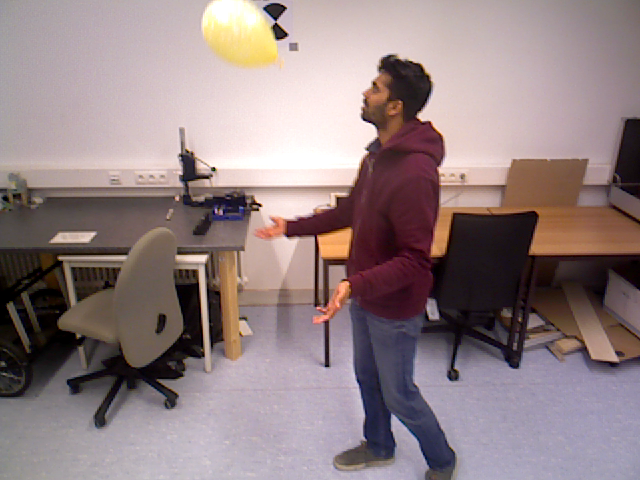
#> input picture examples/vrnerf/rgbd_bonn_balloon/rgb/1548266470.79055.png, 640 x 480 px; its folder holds only this picture in this run
$ python scan_frame_psnr.py examples/vrnerf/rgbd_bonn_balloon/rgb
#> lines starting #> are read from the running program, lines starting #| are printed output that depends on the picture
"""Per-frame PSNR between the panels of a comparison figure.

WHY. metrics.json reports a MEAN over hundreds of frames, in which a localized
catastrophe and a uniform mild gain are indistinguishable -- measured here: an
artefact that turned ~1/3 of frames near-black cost about 0.2 dB, and a
checkpoint that erased the moving person WON lpips by 0.042. A distribution
answers what a mean cannot: does B beat A on most frames, and what does B's
worst decile look like?

Costs nothing and needs no rerun: the comparison figures already contain
ground truth and both renders side by side, at full resolution.

Usage:
    python scan_frame_psnr.py cmp_balloon [--top 12]
"""
import argparse
import os

import numpy as np
from PIL import Image


def psnr(a, b):
    mse = float(np.mean((a - b) ** 2))
    return 99.0 if mse <= 1e-12 else float(10.0 * np.log10(1.0 / mse))


def main():
    ap = argparse.ArgumentParser()
    ap.add_argument("dir")
    ap.add_argument("--top", type=int, default=12)
    args = ap.parse_args()

    names = sorted(n for n in os.listdir(args.dir) if n.endswith(".png"))
    if not names:
        raise SystemExit(f"no png in {args.dir}")

    pa, pb = [], []
    for n in names:
        im = np.asarray(Image.open(os.path.join(args.dir, n)).convert("RGB"), dtype=np.float32) / 255.0
        w = im.shape[1] // 3
#> w = 213
        gt, a, b = im[:, :w], im[:, w:2 * w], im[:, 2 * w:3 * w]
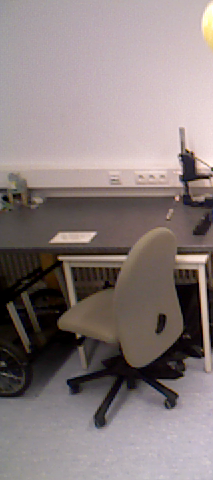
#> gt: shape (480, 213, 3) float32; mean R, G, B 0.541, 0.492, 0.49
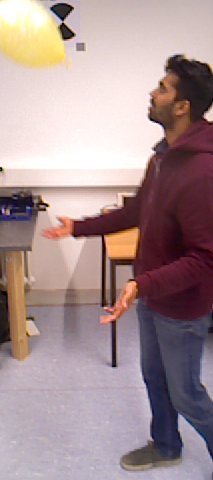
#> a: shape (480, 213, 3) float32; mean R, G, B 0.652, 0.566, 0.572
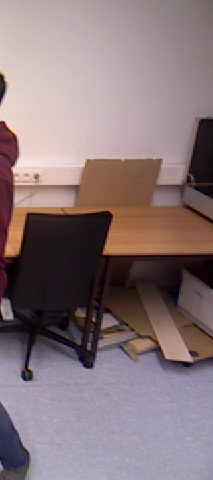
#> b: shape (480, 213, 3) float32; mean R, G, B 0.536, 0.465, 0.479
        pa.append(psnr(gt, a))
#> in psnr, `mse = float(np.mean((a - b) ** 2))`: mse = 0.105
        pb.append(psnr(gt, b))
    pa, pb = np.array(pa), np.array(pb)
#> pa = [9.78]; pb = [12.45]
    d = pb - pa
#> d = [2.67]

    print(f"{len(names)} frames                     {'run A':>10s} {'run B':>10s} {'B - A':>10s}")
    for lbl, q in (("mean", None), ("median", 50), ("worst decile (p10)", 10), ("worst frame", 0)):
        fa = pa.mean() if q is None else (pa.min() if q == 0 else np.percentile(pa, q))
        fb = pb.mean() if q is None else (pb.min() if q == 0 else np.percentile(pb, q))
        print(f"  {lbl:28s} {fa:10.2f} {fb:10.2f} {fb - fa:+10.2f}")
#> this loop made 4 passes
#|   mean                               9.78      12.45      +2.67
#|   median                             9.78      12.45      +2.67
#|   worst decile (p10)                 9.78      12.45      +2.67
#|   worst frame                        9.78      12.45      +2.67
    print(f"\n  B beats A on {100.0 * (d > 0).mean():.0f}% of frames "
          f"({int((d > 0).sum())}/{len(d)})")
#|   B beats A on 100% of frames (1/1)
    print(f"  B is >1 dB WORSE on {100.0 * (d < -1).mean():.0f}% of frames "
          f"({int((d < -1).sum())})")
#|   B is >1 dB WORSE on 0% of frames (0)

    for lbl, order in (("worst", np.argsort(d)[:args.top]),
                       ("BEST", np.argsort(-d)[:args.top])):
        print(f"\n{lbl} {len(order)} frames for B:")
        print(f"  {'frame':18s} {'A':>7s} {'B':>7s} {'B-A':>8s}")
        for i in order:
            print(f"  {names[i]:18s} {pa[i]:7.2f} {pb[i]:7.2f} {d[i]:+8.2f}")
#> this loop made 2 passes
#> (lbl, order) on passes 1 to 2: ('worst', [0]), ('BEST', [0])
#| worst 1 frames for B:
#|   frame                    A       B      B-A
#|   1548266470.79055.png    9.78   12.45    +2.67
#| BEST 1 frames for B:
#|   frame                    A       B      B-A
#|   1548266470.79055.png    9.78   12.45    +2.67
    # ready to paste into a tar for figure selection
    best = [names[i] for i in np.argsort(-d)[:args.top]]
#> best = ['1548266470.79055.png']
    print("\nbest frames, space separated (for tar/cp):")
    print(" ".join(best))
#| 1548266470.79055.png


if __name__ == "__main__":
    main()
